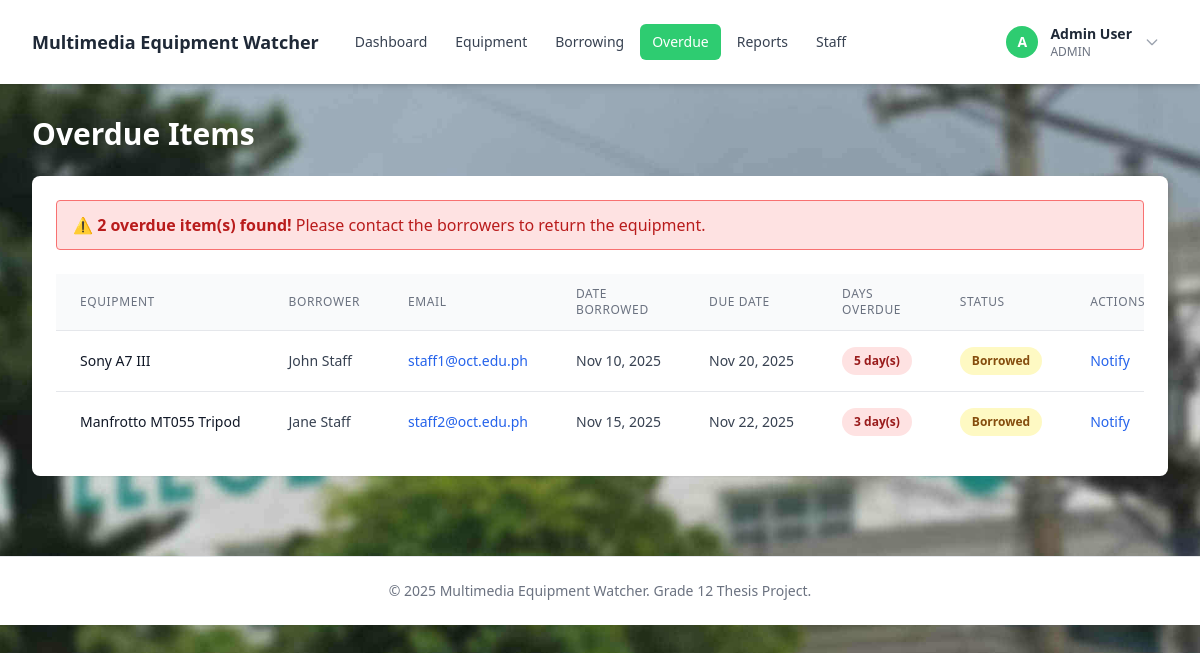
Page /overdue/list.php (signed in) on the earlier database version.
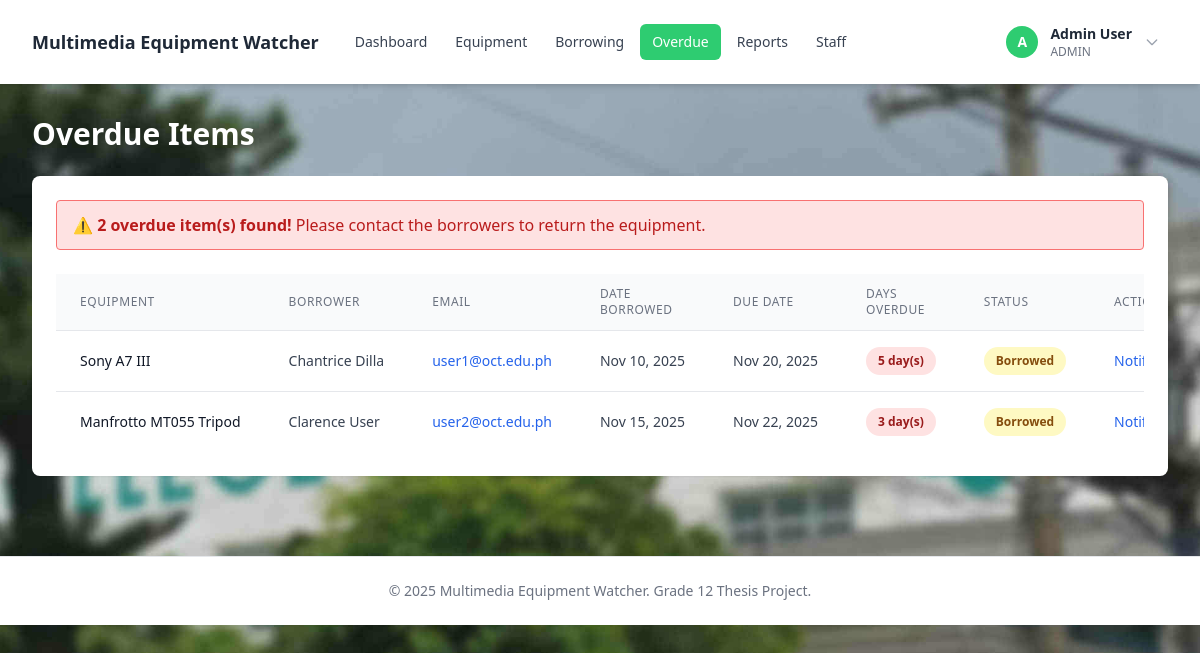
Same page on the later database version.
### tables this page shows
CREATE TABLE borrowing_transactions (
    id INT AUTO_INCREMENT PRIMARY KEY,
    equipment_id INT NOT NULL,
    user_id INT NOT NULL,
    quantity INT NOT NULL DEFAULT 1,
    quantity_returned INT NOT NULL DEFAULT 0,
    date_borrowed DATE NOT NULL,
    due_date DATE NOT NULL,
    date_returned DATE NULL,
    status ENUM('pending', 'borrowed', 'returned', 'partially_returned', 'lost') NOT NULL DEFAULT 'pending',
    remarks TEXT NULL,
    created_at TIMESTAMP DEFAULT CURRENT_TIMESTAMP,
    FOREIGN KEY (equipment_id) REFERENCES equipment(id) ON DELETE CASCADE,
    FOREIGN KEY (user_id) REFERENCES users(id) ON DELETE CASCADE
);

CREATE TABLE users (
    id INT AUTO_INCREMENT PRIMARY KEY,
    name VARCHAR(100) NOT NULL,
    email VARCHAR(100) NOT NULL UNIQUE,
    password VARCHAR(255) NOT NULL,
    role ENUM('admin', 'user') NOT NULL DEFAULT 'user',
    is_active TINYINT(1) NOT NULL DEFAULT 0,
    created_at TIMESTAMP DEFAULT CURRENT_TIMESTAMP
);

CREATE TABLE equipment (
    id INT AUTO_INCREMENT PRIMARY KEY,
    name VARCHAR(100) NOT NULL,
    description TEXT,
    category VARCHAR(50),
    total_quantity INT NOT NULL DEFAULT 1,
    available_quantity INT NOT NULL DEFAULT 1,
    status ENUM('available', 'borrowed', 'damaged', 'lost') NOT NULL DEFAULT 'available',
    created_at TIMESTAMP DEFAULT CURRENT_TIMESTAMP
);

### overdue/list.php (the view, shortened to what this page needs)
<?php
require_once '../includes/header.php';
$pdo = getDBConnection();
$stmt = $pdo->query("
    SELECT bt.*,
           e.name as equipment_name,
           u.name as borrower_name,
           u.email as borrower_email,
           DATEDIFF(CURDATE(), bt.due_date) as days_overdue
    FROM borrowing_transactions bt
    JOIN equipment e ON bt.equipment_id = e.id
    JOIN users u ON bt.user_id = u.id
    WHERE bt.status IN ('borrowed', 'partially_returned') AND bt.due_date < CURDATE()
    ORDER BY bt.due_date ASC
");
$overdueTransactions = $stmt->fetchAll();
?>
<div class="flex justify-between items-center mb-6">
    <h2 class="text-3xl font-bold text-white">Overdue Items</h2>
</div>
<div class="bg-white rounded-lg shadow-sm p-6">
    <?php if (count($overdueTransactions) > 0): ?>
        <div class="bg-red-100 border border-red-400 text-red-700 px-4 py-3 rounded mb-6">
            <strong>⚠ <?php echo count($overdueTransactions); ?> overdue item(s) found!</strong>
            Please contact the borrowers to return the equipment.
        </div>
        <div class="overflow-x-auto">
            <table class="min-w-full divide-y divide-gray-200">
                <thead class="bg-gray-50">
                    <tr>
                        <th class="px-6 py-3 text-left text-xs font-medium text-gray-500 uppercase tracking-wider">Equipment</th>
                        <th class="px-6 py-3 text-left text-xs font-medium text-gray-500 uppercase tracking-wider">Borrower</th>
                        <th class="px-6 py-3 text-left text-xs font-medium text-gray-500 uppercase tracking-wider">Email</th>
                        <th class="px-6 py-3 text-left text-xs font-medium text-gray-500 uppercase tracking-wider">Date Borrowed</th>
                        <th class="px-6 py-3 text-left text-xs font-medium text-gray-500 uppercase tracking-wider">Due Date</th>
                        <th class="px-6 py-3 text-left text-xs font-medium text-gray-500 uppercase tracking-wider">Days Overdue</th>
                        <th class="px-6 py-3 text-left text-xs font-medium text-gray-500 uppercase tracking-wider">Status</th>
                        <th class="px-6 py-3 text-left text-xs font-medium text-gray-500 uppercase tracking-wider">Actions</th>
                    </tr>
                </thead>
                <tbody class="bg-white divide-y divide-gray-200">
                    <?php foreach ($overdueTransactions as $transaction): ?>
                        <tr class="hover:bg-gray-50">
                            <td class="px-6 py-4 whitespace-nowrap text-sm font-medium text-gray-900"><?php echo htmlspecialchars($transaction['equipment_name']); ?></td>
                            <td class="px-6 py-4 whitespace-nowrap text-sm text-gray-700"><?php echo htmlspecialchars($transaction['borrower_name']); ?></td>
                            <td class="px-6 py-4 whitespace-nowrap text-sm text-gray-700">
                                <a href="mailto:<?php echo htmlspecialchars($transaction['borrower_email']); ?>" class="text-blue-600 hover:text-blue-800">
                                    <?php echo htmlspecialchars($transaction['borrower_email']); ?>
                                </a>
                            </td>
                            <td class="px-6 py-4 whitespace-nowrap text-sm text-gray-700"><?php echo date('M d, Y', strtotime($transaction['date_borrowed'])); ?></td>
                            <td class="px-6 py-4 whitespace-nowrap text-sm text-gray-700"><?php echo date('M d, Y', strtotime($transaction['due_date'])); ?></td>
                            <td class="px-6 py-4 whitespace-nowrap">
                                <span class="px-3 py-1 inline-flex text-xs leading-5 font-semibold rounded-full bg-red-100 text-red-800">
                                    <?php echo $transaction['days_overdue']; ?> day(s)
                                </span>
                            </td>
                            <td class="px-6 py-4 whitespace-nowrap">
                                <span class="px-3 py-1 inline-flex text-xs leading-5 font-semibold rounded-full <?php echo $transaction['status'] === 'partially_returned' ? 'bg-orange-100 text-orange-800' : 'bg-yellow-100 text-yellow-800'; ?>">
                                    <?php echo ucfirst(str_replace('_', ' ', $transaction['status'])); ?>
                                </span>
                            </td>
                            <td class="px-6 py-4 whitespace-nowrap text-sm">
                                <form method="POST" class="inline" onsubmit="return confirm('Send overdue notification to <?php echo htmlspecialchars($transaction['borrower_name']); ?>?');">
                                    <button type="submit" class="text-blue-600 hover:text-blue-800 font-medium mr-3">Notify</button>
                                </form>
                            </td>
                        </tr>
                    <?php endforeach; ?>
                </tbody>
            </table>
        </div>
    <?php endif; ?>
</div>
<?php require_once '../includes/footer.php'; ?>

Differences in the rows shown:
changed through a linked row, borrowing_transactions "Sony A7 III": user.name "John Staff" → "Chantrice Dilla"; user.email "staff1@oct.edu.ph" → "user1@oct.edu.ph"
changed through a linked row, borrowing_transactions "Manfrotto MT055 Tripod": user.name "Jane Staff" → "Clarence User"; user.email "staff2@oct.edu.ph" → "user2@oct.edu.ph"
